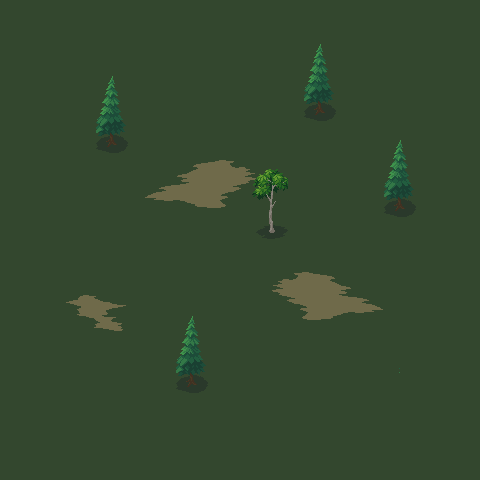

Below is a game level as drawn by its tile map, then a one-line description and the .tmx that defines it (tile-layer data replaced by summaries):
An orthogonal 30x30 tile map with 16x16 px tiles, 4 tile layers (Tile Layer 1, Tile Layer 2, Tile Layer 3, Tile Layer 4), 2 tilesets and 5 objects.

<map version="1.10" tiledversion="git" orientation="orthogonal" renderorder="right-down" width="30" height="30" tilewidth="16" tileheight="16" infinite="0" nextlayerid="7" nextobjectid="6">
 <tileset firstgid="1" source="forest-ground.tsx" />
 <tileset firstgid="925" source="forest-objects.tsx" />
 <layer id="1" name="Tile Layer 1" width="30" height="30">
  <data>[900 cells, 900 non-empty, 1 distinct tile ids]</data>
 </layer>
 <layer id="2" name="Tile Layer 2" width="30" height="30">
  <data>[900 cells, 68 non-empty, 40 distinct tile ids]</data>
 </layer>
 <layer id="3" name="Tile Layer 3" width="30" height="30">
  <data>[900 cells, 34 non-empty, 15 distinct tile ids]</data>
 </layer>
 <objectgroup id="6" name="Collision">
  <object id="1" x="190.52" y="375.267" />
  <object id="2" x="398.938" y="202.067" />
  <object id="3" x="318.688" y="107.384" />
  <object id="4" x="108.985" y="140.733" width="5" height="5" />
  <object id="5" x="271.318" y="226.098" />
 </objectgroup>
 <layer id="4" name="Tile Layer 4" width="30" height="30">
  <data>[900 cells, 44 non-empty, 20 distinct tile ids]</data>
 </layer>
</map>
